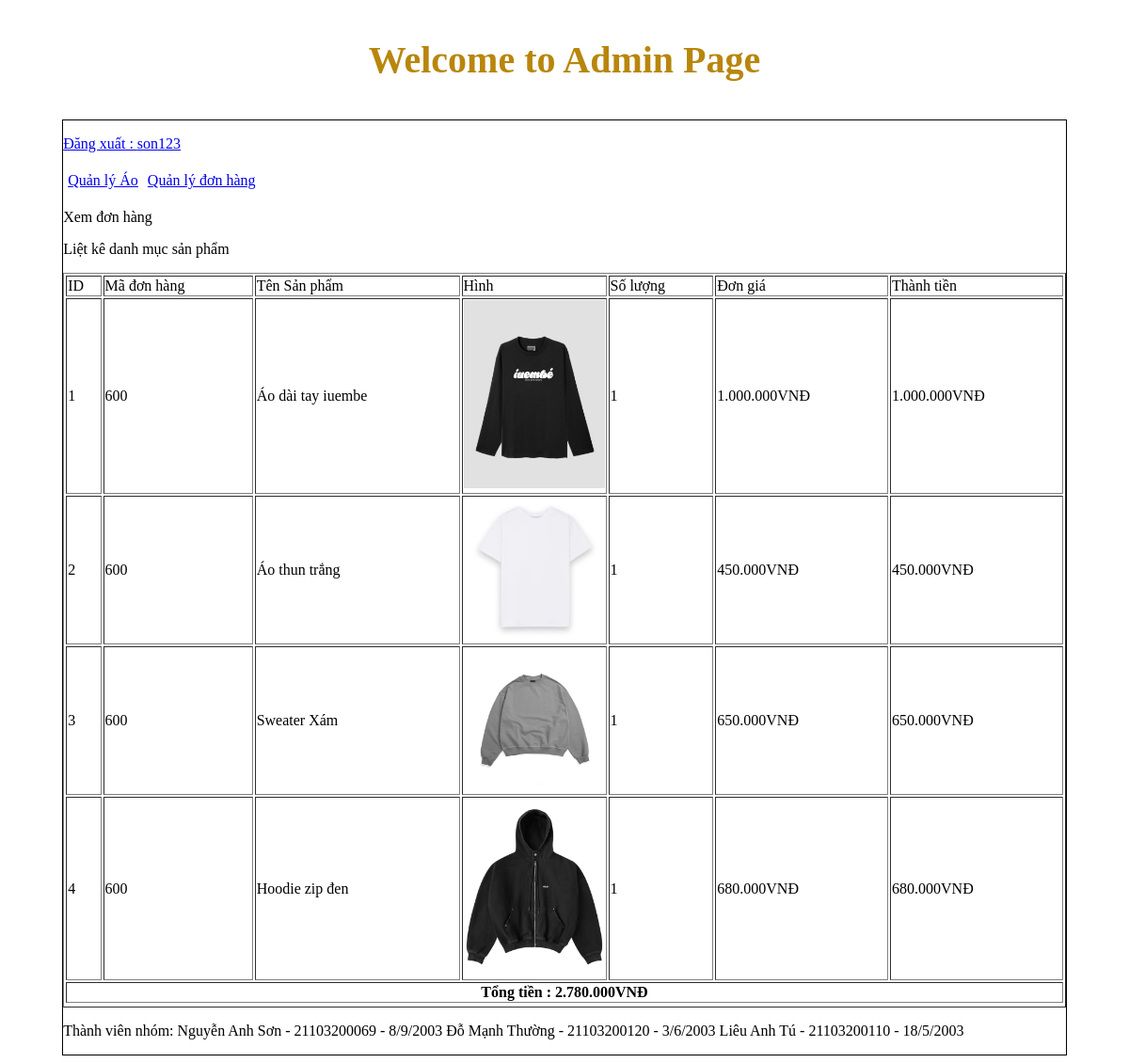
The app's page /admin/index.php?action=quanlydonhang&query=xemdonhang&code=600 (signed in) with its own data.
### tables this page shows
CREATE TABLE `tbl_cart_detail` (
  `id_cart_detail` int(11) NOT NULL,
  `code_cart` varchar(11) NOT NULL,
  `id_sanpham` int(11) NOT NULL,
  `soluongmua` int(11) NOT NULL
);

CREATE TABLE `tbl_ao` (
  `id_ao` int(11) NOT NULL,
  `tenao` varchar(100) NOT NULL,
  `maao` varchar(100) NOT NULL,
  `giaao` float NOT NULL,
  `soluong` int(11) NOT NULL,
  `hinhanh` varchar(100) NOT NULL,
  `mieuta` text NOT NULL,
  `id_danhmuc` int(11) NOT NULL,
  `trangthai` int(11) NOT NULL,
  `banchay` int(11) NOT NULL
);

### admin/modules/quanlydonhang/xemdonhang.php (the view, shortened to what this page needs)
 <p>Xem đơn hàng</p>
 <?php
    $code=$_GET['code'];
    $sql_lietke_dh="SELECT * FROM tbl_cart_detail ,tbl_ao  WHERE tbl_cart_detail.id_sanpham=tbl_ao.id_ao
        AND tbl_cart_detail.code_cart=$code
        ORDER BY tbl_cart_detail.id_cart_detail DESC";
    $result_lietke_dh= mysqli_query($connect,$sql_lietke_dh);
?>
<p>Liệt kê danh mục sản phẩm</p>
 <table style="width: 100%;" border="1" style="border-collapse:collapse;">
     <tr>
         <td>ID</td>
         <td>Mã đơn hàng</td>
         <td>Tên Sản phẩm</td>
         <td>Hình </td>
         <td>Số lượng</td>
         <td>Đơn giá</td>
         <td>Thành tiền</td>
     </tr>
     <?php
    $i=0;
    $tongtien=0;
    while($row=mysqli_fetch_array($result_lietke_dh)){
        $i++;
        $thanhtien= $row['giaao'] * $row['soluongmua'];
        $tongtien+=$thanhtien;
     ?>
     <tr>
         <td><?php echo $i ?></td>
         <td><?php echo $row['code_cart'] ?></td>
         <td><?php echo $row['tenao']?></td>
         <td style="width:150px;height:150px;" >
                            <img src="modules/quanlyao/uploads/<?php echo $row['hinhanh'] ?> " width="100%" >
         </td>
         <td><?php echo $row['soluongmua']?></td>
         <td><?php echo number_format($row['giaao'],0,',','.').'VNĐ' ?></td>
         <td><?php echo number_format($thanhtien,0,',','.').'VNĐ' ?></td>
     </tr>
     <?php
    }
    ?>
     <tr>
         <th colspan="7">Tổng tiền : <?php echo number_format($tongtien,0,',','.').'VNĐ' ?></th>
     </tr>
 </table>

### records on screen
tbl_cart_detail: code_cart "600", tbl_ao.tenao "Áo dài tay iuembe", tbl_ao.hinhanh (picture), soluongmua "1", tbl_ao.giaao "1.000.000", soluongmua.giaao "1.000.000"
tbl_cart_detail: code_cart "600", tbl_ao.tenao "Áo thun trắng", tbl_ao.hinhanh (picture), soluongmua "1", tbl_ao.giaao "450.000", soluongmua.giaao "450.000"
tbl_cart_detail: code_cart "600", tbl_ao.tenao "Sweater Xám", tbl_ao.hinhanh (picture), soluongmua "1", tbl_ao.giaao "650.000", soluongmua.giaao "650.000"
tbl_cart_detail: code_cart "600", tbl_ao.tenao "Hoodie zip đen", tbl_ao.hinhanh (picture), soluongmua "1", tbl_ao.giaao "680.000", soluongmua.giaao "680.000"

### other values on screen
$_SESSION['dangnhap'] "son123"
$tongtien "2.780.000"
